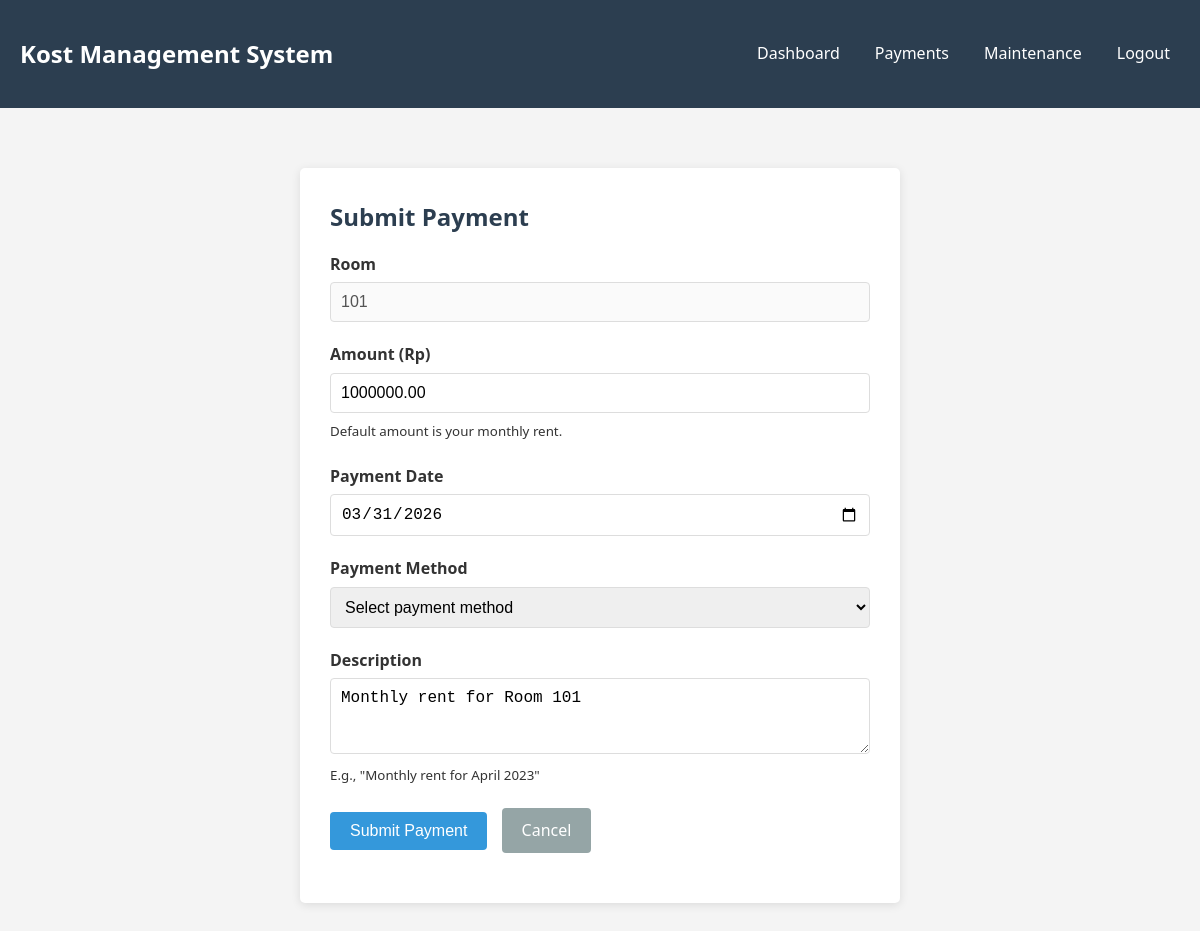
/resident/payment_new.php (signed in), run on the app's committed database.
### tables this page shows
CREATE TABLE `rooms` (
  `id` int(11) NOT NULL,
  `room_number` varchar(10) NOT NULL,
  `floor` int(11) NOT NULL,
  `price` decimal(10,2) NOT NULL,
  `facilities` text DEFAULT NULL,
  `status` enum('available','occupied','maintenance') NOT NULL DEFAULT 'available'
);

### resident/payment_new.php (the view, shortened to what this page needs)
<?php
require_once "../config.php";
$room_price = 0;
$room_number = "";
if(isset($_SESSION["room_id"]) && !empty($_SESSION["room_id"])){
    $sql = "SELECT id, room_number, price FROM rooms WHERE id = ?";
    if($stmt = mysqli_prepare($conn, $sql)){
        mysqli_stmt_bind_param($stmt, "i", $_SESSION["room_id"]);
        if(mysqli_stmt_execute($stmt)){
            $result = mysqli_stmt_get_result($stmt);
            if(mysqli_num_rows($result) == 1){
                $room = mysqli_fetch_array($result, MYSQLI_ASSOC);
                $room_price = $room["price"];
                $room_number = $room["room_number"];
            }
        }
    }
}
$amount = $room_price;
$payment_date = date("Y-m-d");
$payment_method = "";
$description = "Monthly rent for Room $room_number";
$amount_err = $payment_date_err = $payment_method_err = "";
?>
<!DOCTYPE html>
<html lang="en">
<head>
    <link rel="stylesheet" href="../css/style.css">
</head>
<body>
    <?php include "resident_navbar.php"; ?>
    <div class="container">
        <div class="form-container">
            <h2>Submit Payment</h2>
            <form action="<?php echo htmlspecialchars($_SERVER["PHP_SELF"]); ?>" method="post" enctype="multipart/form-data">
                <div class="form-group">
                    <label>Room</label>
                    <input type="text" class="form-control" value="<?php echo htmlspecialchars($room_number); ?>" disabled>
                </div>
                <div class="form-group">
                    <label>Amount (Rp)</label>
                    <input type="number" name="amount" class="form-control <?php echo (!empty($amount_err)) ? 'is-invalid' : ''; ?>" value="<?php echo $amount; ?>">
                    <small>Default amount is your monthly rent.</small>
                </div>
                <div class="form-group">
                    <label>Payment Date</label>
                    <input type="date" name="payment_date" class="form-control <?php echo (!empty($payment_date_err)) ? 'is-invalid' : ''; ?>" value="<?php echo $payment_date; ?>">
                </div>
                <div class="form-group">
                    <label>Payment Method</label>
                    <select name="payment_method" class="form-control <?php echo (!empty($payment_method_err)) ? 'is-invalid' : ''; ?>">
                        <option value="" <?php echo $payment_method == "" ? 'selected' : ''; ?>>Select payment method</option>
                    </select>
                </div>
                <div class="form-group">
                    <label>Description</label>
                    <textarea name="description" class="form-control" rows="3"><?php echo $description; ?></textarea>
                    <small>E.g., "Monthly rent for April 2023"</small>
                </div>
                <div class="form-group">
                    <input type="submit" class="btn btn-primary" value="Submit Payment">
                    <a href="payments.php" class="btn btn-secondary ml-2">Cancel</a>
                </div>
            </form>
        </div>
    </div>
</body>
</html>

### css/style.css (style rules this page uses)
:root { --primary-color: #3498db; --secondary-color: #2ecc71; --dark-color: #2c3e50; --light-color: #ecf0f1; --danger-color: #e74c3c; --warning-color: #f39c12; --success-color: #27ae60; }
* { box-sizing: border-box; margin: 0; padding: 0; }
body { font-family: 'Segoe UI', Tahoma, Geneva, Verdana, sans-serif; line-height: 1.6; background-color: #f4f4f4; color: #333; }
.container { width: 100%; max-width: 1200px; margin: 0 auto; padding: 20px; }
.form-container { background-color: #fff; border-radius: 5px; box-shadow: 0 2px 10px rgba(0, 0, 0, 0.1); padding: 30px; margin: 20px auto; max-width: 600px; }
h1, h2, h3, h4 { margin-bottom: 15px; color: var(--dark-color); }
a { color: var(--primary-color); text-decoration: none; }
.form-group { margin-bottom: 20px; }
label { display: block; margin-bottom: 5px; font-weight: 600; }
.form-control { width: 100%; padding: 10px; border: 1px solid #ddd; border-radius: 4px; font-size: 16px; }
.btn { display: inline-block; padding: 10px 20px; background-color: var(--primary-color); color: white; border: none; border-radius: 4px; cursor: pointer; font-size: 16px; transition: background-color 0.3s; }
.btn-primary { background-color: var(--primary-color); }
.btn-secondary { background-color: #95a5a6; }
.ml-2 { margin-left: 10px; }

### data on the page
rooms: room_number "101", amount "1000000.00", description "Monthly rent for Room 101"
